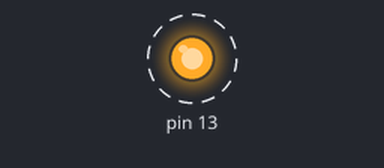
A sketch run on a simulated Arduino Uno, built with avr-gcc and run on an emulated ATmega328P. On the bench: output pins drawn as LEDs (lit = HIGH). Dashed ring = blinking.

Above: at 0.5 s.
Timing chart, 0 to 4.6 s (numbered marks = the images above):
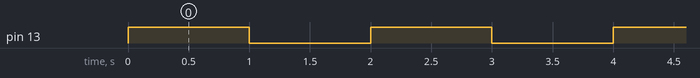

Measured:
- by itself, pin 13: alternates HIGH for 1.0 s and LOW for 1.0 s

The sketch:

blink.ino
```cpp
int t =1000;

void setup(){
	pinMode(13,OUTPUT);

}

void loop(){
	digitalWrite(13,1);
	delay(t);
	digitalWrite(13,0);
	delay(t);
}
```
